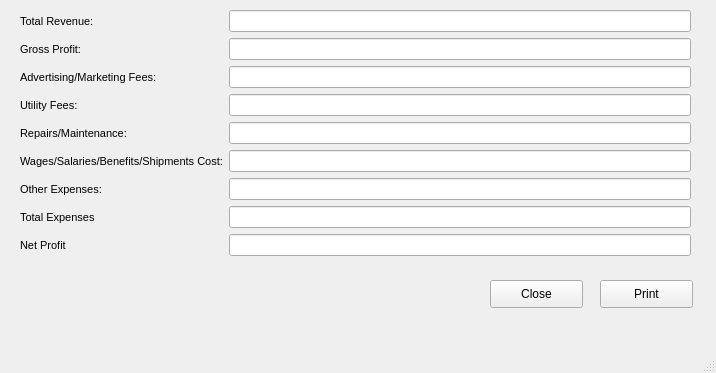
<?xml version="1.0" encoding="UTF-8"?>
<ui version="4.0">
 <class>MainWindow</class>
 <widget class="QMainWindow" name="MainWindow">
  <property name="geometry">
   <rect>
    <x>0</x>
    <y>0</y>
    <width>716</width>
    <height>373</height>
   </rect>
  </property>
  <property name="windowTitle">
   <string>Profit Loss Statement</string>
  </property>
  <widget class="QWidget" name="centralwidget">
   <widget class="QWidget" name="formLayoutWidget">
    <property name="geometry">
     <rect>
      <x>20</x>
      <y>10</y>
      <width>671</width>
      <height>258</height>
     </rect>
    </property>
    <layout class="QFormLayout" name="formLayout">
     <item row="0" column="0">
      <widget class="QLabel" name="label">
       <property name="font">
        <font>
         <pointsize>8</pointsize>
         <weight>50</weight>
         <bold>false</bold>
        </font>
       </property>
       <property name="text">
        <string>Total Revenue:</string>
       </property>
      </widget>
     </item>
     <item row="0" column="1">
      <widget class="QLineEdit" name="lineEdit">
       <property name="font">
        <font>
         <weight>75</weight>
         <bold>true</bold>
        </font>
       </property>
      </widget>
     </item>
     <item row="1" column="0">
      <widget class="QLabel" name="label_2">
       <property name="font">
        <font>
         <pointsize>8</pointsize>
         <weight>50</weight>
         <bold>false</bold>
        </font>
       </property>
       <property name="text">
        <string>Gross Profit:</string>
       </property>
      </widget>
     </item>
     <item row="2" column="0">
      <widget class="QLabel" name="label_3">
       <property name="font">
        <font>
         <pointsize>8</pointsize>
         <weight>50</weight>
         <bold>false</bold>
        </font>
       </property>
       <property name="text">
        <string>Advertising/Marketing Fees:</string>
       </property>
      </widget>
     </item>
     <item row="3" column="0">
      <widget class="QLabel" name="label_4">
       <property name="font">
        <font>
         <pointsize>8</pointsize>
         <weight>50</weight>
         <bold>false</bold>
        </font>
       </property>
       <property name="text">
        <string>Utility Fees:</string>
       </property>
      </widget>
     </item>
     <item row="4" column="0">
      <widget class="QLabel" name="label_5">
       <property name="font">
        <font>
         <pointsize>8</pointsize>
         <weight>50</weight>
         <bold>false</bold>
        </font>
       </property>
       <property name="text">
        <string>Repairs/Maintenance: </string>
       </property>
      </widget>
     </item>
     <item row="4" column="1">
      <widget class="QLineEdit" name="lineEdit_2">
       <property name="font">
        <font>
         <weight>75</weight>
         <bold>true</bold>
        </font>
       </property>
      </widget>
     </item>
     <item row="5" column="0">
      <widget class="QLabel" name="label_6">
       <property name="font">
        <font>
         <pointsize>8</pointsize>
         <weight>50</weight>
         <bold>false</bold>
        </font>
       </property>
       <property name="text">
        <string>Wages/Salaries/Benefits/Shipments Cost:</string>
       </property>
      </widget>
     </item>
     <item row="6" column="0">
      <widget class="QLabel" name="label_7">
       <property name="font">
        <font>
         <pointsize>8</pointsize>
         <weight>50</weight>
         <bold>false</bold>
        </font>
       </property>
       <property name="text">
        <string>Other Expenses: </string>
       </property>
      </widget>
     </item>
     <item row="5" column="1">
      <widget class="QLineEdit" name="lineEdit_3"/>
     </item>
     <item row="6" column="1">
      <widget class="QLineEdit" name="lineEdit_4"/>
     </item>
     <item row="1" column="1">
      <widget class="QLineEdit" name="lineEdit_5"/>
     </item>
     <item row="2" column="1">
      <widget class="QLineEdit" name="lineEdit_6"/>
     </item>
     <item row="3" column="1">
      <widget class="QLineEdit" name="lineEdit_7"/>
     </item>
     <item row="7" column="0">
      <widget class="QLabel" name="label_8">
       <property name="font">
        <font>
         <pointsize>8</pointsize>
         <weight>50</weight>
         <bold>false</bold>
        </font>
       </property>
       <property name="text">
        <string>Total Expenses</string>
       </property>
      </widget>
     </item>
     <item row="7" column="1">
      <widget class="QLineEdit" name="lineEdit_8"/>
     </item>
     <item row="8" column="0">
      <widget class="QLabel" name="label_9">
       <property name="font">
        <font>
         <pointsize>8</pointsize>
         <weight>50</weight>
         <bold>false</bold>
        </font>
       </property>
       <property name="text">
        <string>Net Profit</string>
       </property>
      </widget>
     </item>
     <item row="8" column="1">
      <widget class="QLineEdit" name="lineEdit_9"/>
     </item>
    </layout>
   </widget>
   <widget class="QPushButton" name="pushButton">
    <property name="geometry">
     <rect>
      <x>600</x>
      <y>280</y>
      <width>93</width>
      <height>28</height>
     </rect>
    </property>
    <property name="text">
     <string>Print</string>
    </property>
   </widget>
   <widget class="QPushButton" name="pushButton_2">
    <property name="geometry">
     <rect>
      <x>490</x>
      <y>280</y>
      <width>93</width>
      <height>28</height>
     </rect>
    </property>
    <property name="text">
     <string>Close</string>
    </property>
   </widget>
  </widget>
  <widget class="QMenuBar" name="menubar">
   <property name="geometry">
    <rect>
     <x>0</x>
     <y>0</y>
     <width>716</width>
     <height>26</height>
    </rect>
   </property>
  </widget>
  <widget class="QStatusBar" name="statusbar"/>
 </widget>
 <resources/>
 <connections/>
</ui>
